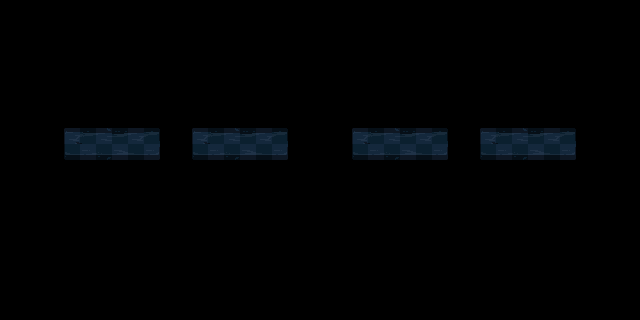

The image is a tile-based game level rendered from a .tmx file. Its description and complete source (layers, tilesets, objects, tile grids) follow:
An orthogonal 20x10 tile map with 32x32 px tiles, 2 tile layers (Graphics, Grid), 2 tilesets and 6 objects (4x prop, 2x monster).

<map version="1.0" tiledversion="1.0.3" orientation="orthogonal" renderorder="right-down" width="20" height="10" tilewidth="32" tileheight="32" nextobjectid="26">
 <tileset firstgid="1" source="tiles.tsx" />
 <tileset firstgid="65" source="grid.tsx" />
 <layer name="Graphics" width="20" height="10">
  <data encoding="csv">
0,0,0,0,0,0,0,0,0,0,0,0,0,0,0,0,0,0,0,0,
0,0,0,0,0,0,0,0,0,0,0,0,0,0,0,0,0,0,0,0,
0,0,0,0,0,0,0,0,0,0,0,0,0,0,0,0,0,0,0,0,
0,0,0,0,0,0,0,0,0,0,0,0,0,0,0,0,0,0,0,0,
0,0,18,19,20,0,18,19,20,0,0,18,19,20,0,18,19,20,0,0,
0,0,0,0,0,0,0,0,0,0,0,0,0,0,0,0,0,0,0,0,
0,0,0,0,0,0,0,0,0,0,0,0,0,0,0,0,0,0,0,0,
0,0,0,0,0,0,0,0,0,0,0,0,0,0,0,0,0,0,0,0,
0,0,0,0,0,0,0,0,0,0,0,0,0,0,0,0,0,0,0,0,
0,0,0,0,0,0,0,0,0,0,0,0,0,0,0,0,0,0,0,0
</data>
 </layer>
 <layer name="Grid" width="20" height="10" opacity="0.25">
  <data encoding="csv">
0,0,0,0,0,0,0,0,0,0,0,0,0,0,0,0,0,0,0,0,
0,0,0,0,0,0,0,0,0,0,0,0,0,0,0,0,0,0,0,0,
0,0,0,0,0,0,0,0,0,0,0,0,0,0,0,0,0,0,0,0,
0,0,0,0,0,0,0,0,0,0,0,0,0,0,0,0,0,0,0,0,
0,0,66,66,66,0,66,66,66,0,0,66,66,66,0,66,66,66,0,0,
0,0,0,0,0,0,0,0,0,0,0,0,0,0,0,0,0,0,0,0,
0,0,0,0,0,0,0,0,0,0,0,0,0,0,0,0,0,0,0,0,
0,0,0,0,0,0,0,0,0,0,0,0,0,0,0,0,0,0,0,0,
0,0,0,0,0,0,0,0,0,0,0,0,0,0,0,0,0,0,0,0,
0,0,0,0,0,0,0,0,0,0,0,0,0,0,0,0,0,0,0,0
</data>
 </layer>
 <objectgroup name="Objects">
  <object id="12" name="box" type="prop" x="288" y="128" width="32" height="32">
   <properties>
    <property name="chance" type="float" value="100" />
   </properties>
  </object>
  <object id="14" name="box" type="prop" x="320" y="128" width="32" height="32">
   <properties>
    <property name="chance" type="float" value="100" />
   </properties>
  </object>
  <object id="19" name="EyeOrb" type="monster" x="160" y="96" width="32" height="32">
   <properties>
    <property name="chance" type="float" value="100" />
   </properties>
   <ellipse />
  </object>
  <object id="20" name="EyeOrb" type="monster" x="448" y="96" width="32" height="32">
   <properties>
    <property name="chance" type="float" value="50" />
   </properties>
   <ellipse />
  </object>
  <object id="21" name="box" type="prop" x="160" y="128" width="32" height="32">
   <properties>
    <property name="chance" type="float" value="50" />
   </properties>
  </object>
  <object id="24" name="box" type="prop" x="448" y="128" width="32" height="32">
   <properties>
    <property name="chance" type="float" value="50" />
   </properties>
  </object>
 </objectgroup>
</map>
